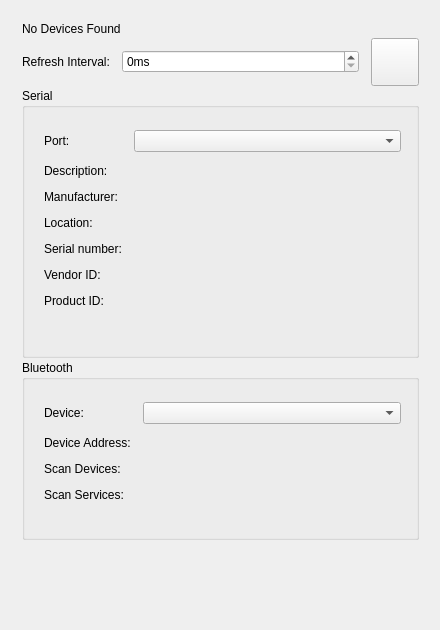
<?xml version="1.0" encoding="UTF-8"?>
<ui version="4.0">
 <class>PageConnection</class>
 <widget class="QWidget" name="PageConnection">
  <property name="geometry">
   <rect>
    <x>0</x>
    <y>0</y>
    <width>440</width>
    <height>630</height>
   </rect>
  </property>
  <widget class="QWidget" name="verticalLayoutWidget_4">
   <property name="geometry">
    <rect>
     <x>10</x>
     <y>10</y>
     <width>421</width>
     <height>611</height>
    </rect>
   </property>
   <layout class="QVBoxLayout" name="layout">
    <property name="spacing">
     <number>2</number>
    </property>
    <property name="sizeConstraint">
     <enum>QLayout::SetNoConstraint</enum>
    </property>
    <property name="leftMargin">
     <number>12</number>
    </property>
    <property name="topMargin">
     <number>12</number>
    </property>
    <property name="rightMargin">
     <number>12</number>
    </property>
    <property name="bottomMargin">
     <number>12</number>
    </property>
    <item>
     <widget class="QLabel" name="lblNotFound">
      <property name="text">
       <string>No Devices Found</string>
      </property>
     </widget>
    </item>
    <item>
     <layout class="QHBoxLayout" name="laySetInterval">
      <property name="spacing">
       <number>12</number>
      </property>
      <property name="sizeConstraint">
       <enum>QLayout::SetNoConstraint</enum>
      </property>
      <property name="leftMargin">
       <number>0</number>
      </property>
      <property name="topMargin">
       <number>0</number>
      </property>
      <property name="rightMargin">
       <number>0</number>
      </property>
      <item>
       <widget class="QLabel" name="lblInterval">
        <property name="text">
         <string>Refresh Interval:</string>
        </property>
       </widget>
      </item>
      <item>
       <widget class="SpinBox" name="sbxInterval">
        <property name="sizePolicy">
         <sizepolicy hsizetype="Expanding" vsizetype="Fixed">
          <horstretch>0</horstretch>
          <verstretch>0</verstretch>
         </sizepolicy>
        </property>
        <property name="suffix">
         <string>ms</string>
        </property>
        <property name="prefix">
         <string notr="true"/>
        </property>
        <property name="minimum">
         <number>0</number>
        </property>
        <property name="maximum">
         <number>1000</number>
        </property>
        <property name="value">
         <number>0</number>
        </property>
       </widget>
      </item>
      <item>
       <widget class="QToolButton" name="tbnInterval">
        <property name="minimumSize">
         <size>
          <width>48</width>
          <height>48</height>
         </size>
        </property>
        <property name="palette">
         <palette>
          <active>
           <colorrole role="ButtonText">
            <brush brushstyle="SolidPattern">
             <color alpha="255">
              <red>0</red>
              <green>152</green>
              <blue>76</blue>
             </color>
            </brush>
           </colorrole>
          </active>
          <inactive>
           <colorrole role="ButtonText">
            <brush brushstyle="SolidPattern">
             <color alpha="255">
              <red>0</red>
              <green>152</green>
              <blue>76</blue>
             </color>
            </brush>
           </colorrole>
          </inactive>
          <disabled>
           <colorrole role="ButtonText">
            <brush brushstyle="SolidPattern">
             <color alpha="255">
              <red>190</red>
              <green>190</green>
              <blue>190</blue>
             </color>
            </brush>
           </colorrole>
          </disabled>
         </palette>
        </property>
        <property name="icon">
         <iconset resource="../../resources/resources.qrc">
          <normaloff>:/icons/check.png</normaloff>:/icons/check.png</iconset>
        </property>
        <property name="iconSize">
         <size>
          <width>24</width>
          <height>24</height>
         </size>
        </property>
       </widget>
      </item>
     </layout>
    </item>
    <item>
     <widget class="QGroupBox" name="gbxSerialPort">
      <property name="minimumSize">
       <size>
        <width>0</width>
        <height>270</height>
       </size>
      </property>
      <property name="title">
       <string>Serial</string>
      </property>
      <property name="checked">
       <bool>false</bool>
      </property>
      <widget class="QWidget" name="layoutWidget">
       <property name="geometry">
        <rect>
         <x>10</x>
         <y>30</y>
         <width>381</width>
         <height>230</height>
        </rect>
       </property>
       <layout class="QFormLayout" name="laySerialPort">
        <property name="sizeConstraint">
         <enum>QLayout::SetNoConstraint</enum>
        </property>
        <property name="horizontalSpacing">
         <number>12</number>
        </property>
        <property name="verticalSpacing">
         <number>12</number>
        </property>
        <property name="leftMargin">
         <number>12</number>
        </property>
        <property name="topMargin">
         <number>12</number>
        </property>
        <property name="rightMargin">
         <number>12</number>
        </property>
        <property name="bottomMargin">
         <number>12</number>
        </property>
        <item row="0" column="1">
         <widget class="QComboBox" name="cbxPort"/>
        </item>
        <item row="0" column="0">
         <widget class="QLabel" name="lblPort">
          <property name="text">
           <string>Port:</string>
          </property>
         </widget>
        </item>
        <item row="1" column="1">
         <widget class="QLabel" name="txtDescription">
          <property name="text">
           <string/>
          </property>
         </widget>
        </item>
        <item row="2" column="1">
         <widget class="QLabel" name="txtManufacturer">
          <property name="text">
           <string/>
          </property>
         </widget>
        </item>
        <item row="1" column="0">
         <widget class="QLabel" name="lblDescription">
          <property name="text">
           <string>Description:</string>
          </property>
         </widget>
        </item>
        <item row="2" column="0">
         <widget class="QLabel" name="lblManufacturer">
          <property name="text">
           <string>Manufacturer:</string>
          </property>
         </widget>
        </item>
        <item row="4" column="0">
         <widget class="QLabel" name="lblSN">
          <property name="text">
           <string>Serial number:</string>
          </property>
         </widget>
        </item>
        <item row="3" column="1">
         <widget class="QLabel" name="txtLocation">
          <property name="text">
           <string/>
          </property>
         </widget>
        </item>
        <item row="3" column="0">
         <widget class="QLabel" name="lblLocation">
          <property name="text">
           <string>Location:</string>
          </property>
         </widget>
        </item>
        <item row="4" column="1">
         <widget class="QLabel" name="txtSN">
          <property name="text">
           <string/>
          </property>
         </widget>
        </item>
        <item row="5" column="1">
         <widget class="QLabel" name="txtVID">
          <property name="text">
           <string/>
          </property>
         </widget>
        </item>
        <item row="5" column="0">
         <widget class="QLabel" name="lblVID">
          <property name="text">
           <string>Vendor ID:</string>
          </property>
         </widget>
        </item>
        <item row="6" column="1">
         <widget class="QLabel" name="txtPID">
          <property name="text">
           <string/>
          </property>
         </widget>
        </item>
        <item row="6" column="0">
         <widget class="QLabel" name="lblPID">
          <property name="text">
           <string>Product ID:</string>
          </property>
         </widget>
        </item>
       </layout>
      </widget>
     </widget>
    </item>
    <item>
     <widget class="QGroupBox" name="gbxBluetooth">
      <property name="minimumSize">
       <size>
        <width>0</width>
        <height>180</height>
       </size>
      </property>
      <property name="title">
       <string>Bluetooth</string>
      </property>
      <property name="checked">
       <bool>false</bool>
      </property>
      <widget class="QWidget" name="formLayoutWidget">
       <property name="geometry">
        <rect>
         <x>10</x>
         <y>30</y>
         <width>381</width>
         <height>141</height>
        </rect>
       </property>
       <layout class="QFormLayout" name="layBluetooth">
        <property name="sizeConstraint">
         <enum>QLayout::SetNoConstraint</enum>
        </property>
        <property name="horizontalSpacing">
         <number>12</number>
        </property>
        <property name="verticalSpacing">
         <number>12</number>
        </property>
        <property name="leftMargin">
         <number>12</number>
        </property>
        <property name="topMargin">
         <number>12</number>
        </property>
        <property name="rightMargin">
         <number>12</number>
        </property>
        <property name="bottomMargin">
         <number>12</number>
        </property>
        <item row="0" column="0">
         <widget class="QLabel" name="lblDevice">
          <property name="text">
           <string>Device:</string>
          </property>
         </widget>
        </item>
        <item row="0" column="1">
         <widget class="QComboBox" name="cbxDevice"/>
        </item>
        <item row="1" column="0">
         <widget class="QLabel" name="lblAddress">
          <property name="text">
           <string>Device Address:</string>
          </property>
         </widget>
        </item>
        <item row="1" column="1">
         <widget class="QLabel" name="txtAddress"/>
        </item>
        <item row="2" column="0">
         <widget class="QLabel" name="lblScanDevices">
          <property name="text">
           <string>Scan Devices:</string>
          </property>
         </widget>
        </item>
        <item row="2" column="1">
         <widget class="QLabel" name="txtScanDevice"/>
        </item>
        <item row="3" column="0">
         <widget class="QLabel" name="lblScanServices">
          <property name="text">
           <string>Scan Services:</string>
          </property>
         </widget>
        </item>
        <item row="3" column="1">
         <widget class="QLabel" name="txtScanServices"/>
        </item>
       </layout>
      </widget>
     </widget>
    </item>
    <item>
     <spacer name="vsp">
      <property name="orientation">
       <enum>Qt::Vertical</enum>
      </property>
      <property name="sizeHint" stdset="0">
       <size>
        <width>0</width>
        <height>0</height>
       </size>
      </property>
     </spacer>
    </item>
   </layout>
  </widget>
 </widget>
 <customwidgets>
  <customwidget>
   <class>SpinBox</class>
   <extends>QSpinBox</extends>
   <header>spinbox.h</header>
  </customwidget>
 </customwidgets>
 <resources>
  <include location="../../resources/resources.qrc"/>
 </resources>
 <connections/>
</ui>
